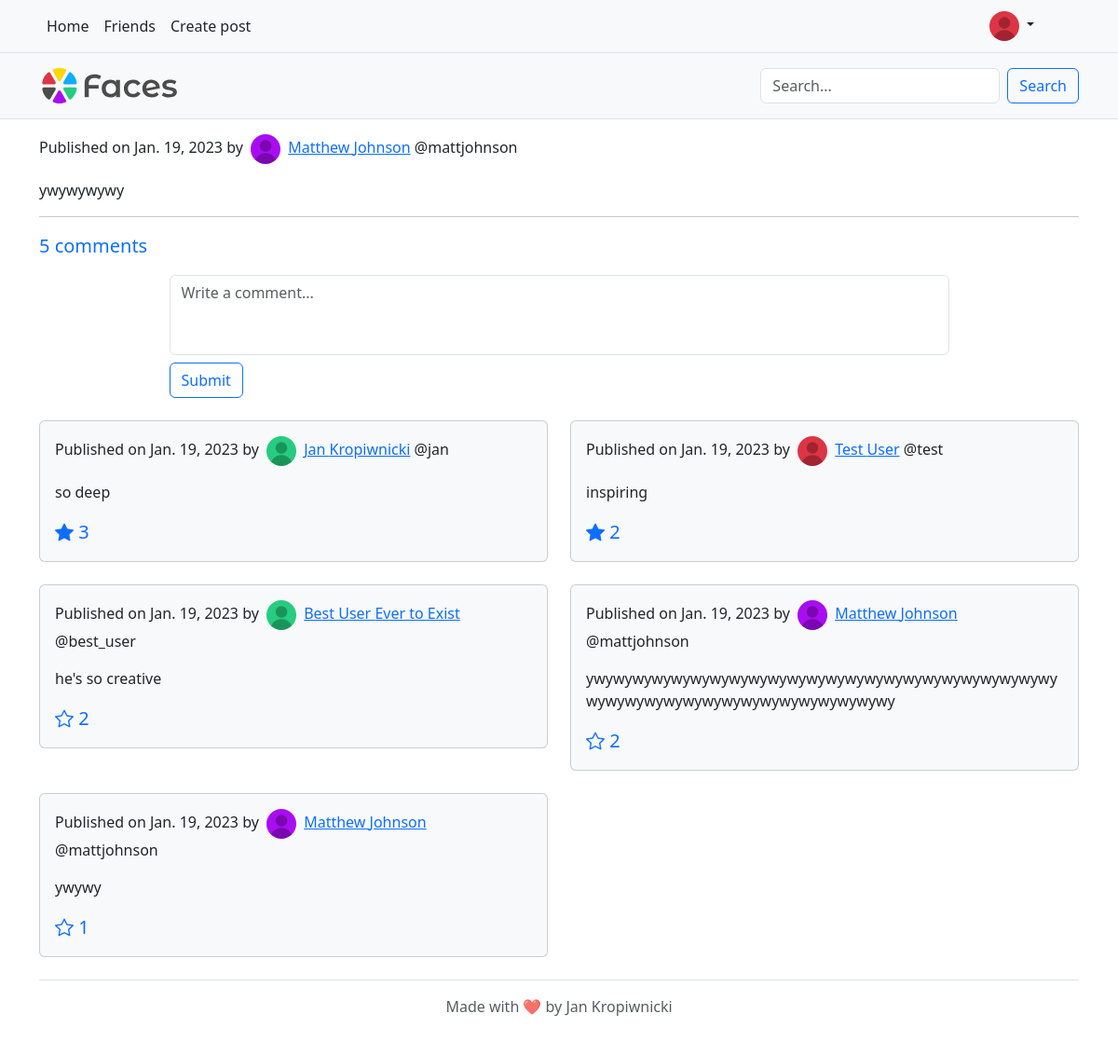
The app's page /50 (signed in), older data.
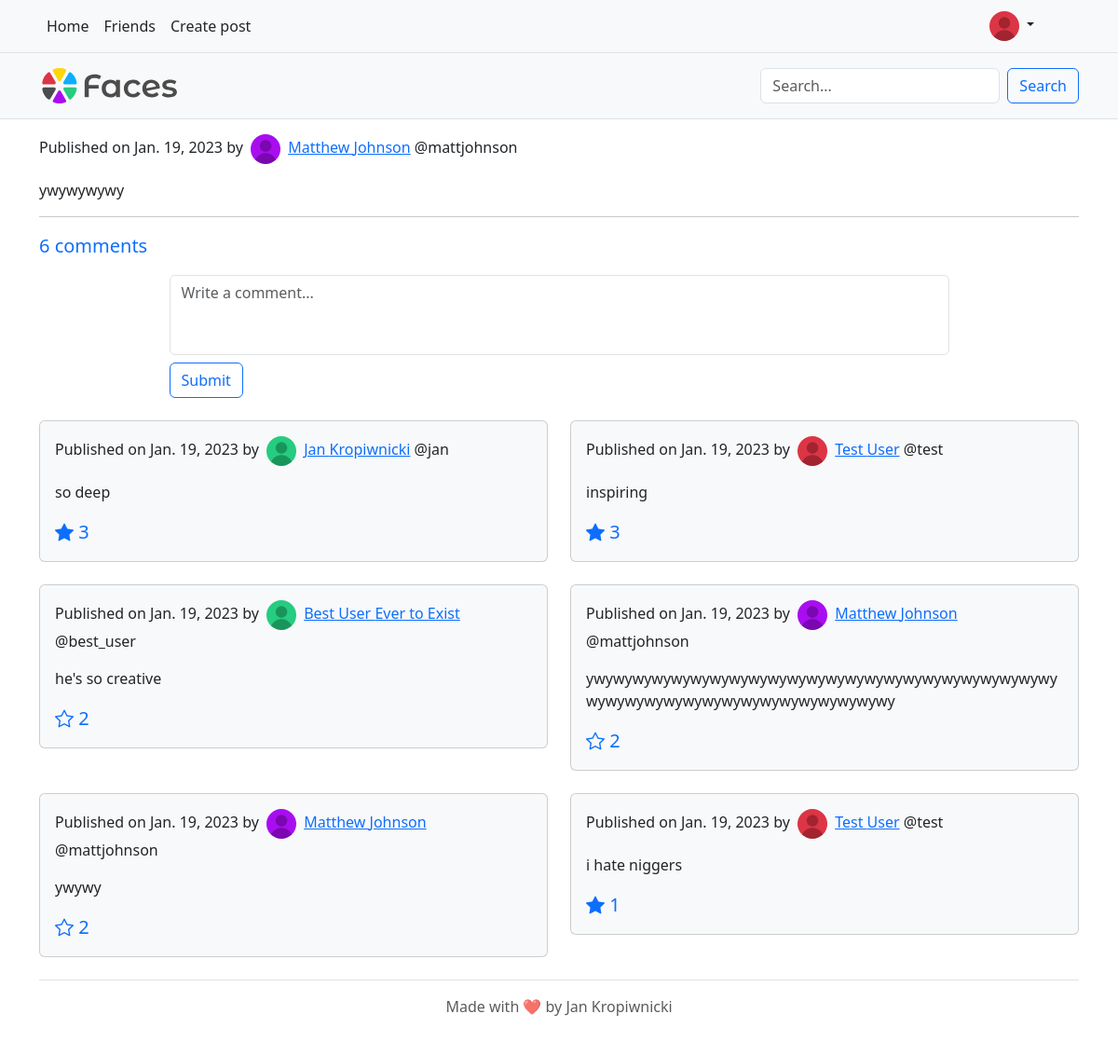
The same page, newer data.
### facebook2_app/models.py (models this page shows)
class Post(models.Model):
    content = models.TextField()
    author = models.ForeignKey(Person, on_delete=models.CASCADE)
    date = models.DateTimeField()

class Comment(models.Model):
    post = models.ForeignKey(Post, on_delete=models.CASCADE)
    author = models.ForeignKey(Person, on_delete=models.CASCADE)
    content = models.TextField()
    date = models.DateTimeField()

class Person(models.Model):
    user = models.OneToOneField(User, on_delete=models.CASCADE)
    friends = models.ManyToManyField("self")

class ProfilePicture(models.Model):
    user = models.OneToOneField(User, on_delete=models.CASCADE)
    url = models.URLField()

### facebook2_app/views.py (the view)
# urls.py: path('<int:post_id>', facebook2_app.views.post_page, name="post_page"),
def post_page(request, post_id):
    post = get_object_or_404(Post, id=post_id)
    return render(request, 'post-page.html', {"post": post, "post_content": post.content.split("\r\n"), "like_count":
                  len(post.likeprofile_set.all()), "comment_count": len(post.comment_set.all()),
                                              "comments": [{"object": x, "like_count": len(x.likeprofile_set.all())}
                                                           for x in post.comment_set.all()]})

### templates/post-page.html (shortened to what this page needs)
{% extends 'base.html' %}
{% load static %}
{% block content %}
    {% if user.is_authenticated %}
        <p>
            Published on {{ post.date.date }} by
            <img src="{% static post.author.user.profilepicture.url %}" alt="{{ post.0.author.user.username }}" class="rounded-circle mx-1" width="32" height="32">
            <a href="{% url 'user' post.author.user.username %}">
            {{ post.author.user.first_name }} {{ post.author.user.last_name }}</a>
            @{{ post.author.user.username }}
        </p>
        <p>
            {% for line in post_content %}
                {{ line }}<br>
            {% endfor %}
        </p>
        <hr>
        <span class="lead text-primary">{{ comment_count }} comment{% if comment_count != 1 %}s{% endif %}</span>
        <div class="d-flex justify-content-center">
            <form method="post" class="w-75 mt-3" action="{% url 'submit_comment' post.id %}">
                <textarea class="form-control" name="comment" placeholder="Write a comment..." rows="3" maxlength="1024" style="resize: none"></textarea>
                <button class="btn btn-outline-primary mt-2 mb-4" type="submit">Submit</button>
            </form>
        </div>
        <div class="row g-4">
            {% for comment in comments %}
                <div class="col-md-6">
                    <div class="p-3 card bg-light">
                        <p>
                            Published on {{ comment.object.date.date }} by
                            <img src="{% static comment.object.author.user.profilepicture.url %}" alt="{{ post.0.author.user.username }}" class="rounded-circle mx-1" width="32" height="32">
                            <a href="{% url 'user' comment.object.author.user.username %}">
                            {{ comment.object.author.user.first_name }} {{ comment.object.author.user.last_name }}</a>
                            @{{ comment.object.author.user.username }}
                        </p>
                        <p>{{ comment.object.content }}</p>
                        <p class="lead text-primary mb-0">
                            {% if user.likeprofile in comment.object.likeprofile_set.all %}
                                <a id="like-{{ comment.object.id }}" onclick="dislike_{{ comment.object.id }}()"><i class="bi bi-star-fill"></i></a>
                            {% else %}
                                <a id="like-{{ comment.object.id }}" onclick="like_{{ comment.object.id }}()"><i class="bi bi-star"></i></a>
                            {% endif %}
                            <span id="like-count-{{ comment.object.id }}">{{ comment.like_count }}</span>
                        </p>
                    </div>
                </div>
            {% endfor %}
        </div>
    {% endif %}
{% endblock %}

Row changes from the older to the newer data that the page shows:
computed for Comment "inspiring": like_count "2" → "3"
computed for Comment "ywywy": like_count "1" → "2"
added Comment: object "Jan. 19, 2023", author.url (picture), object.author.user.first_name "Test", object.author.user.last_name "User", object.author.user.username "test", object.content "i hate niggers", like_count "1"
Text that changed along with them:
{{ comment_count }}: "5" → "6"
